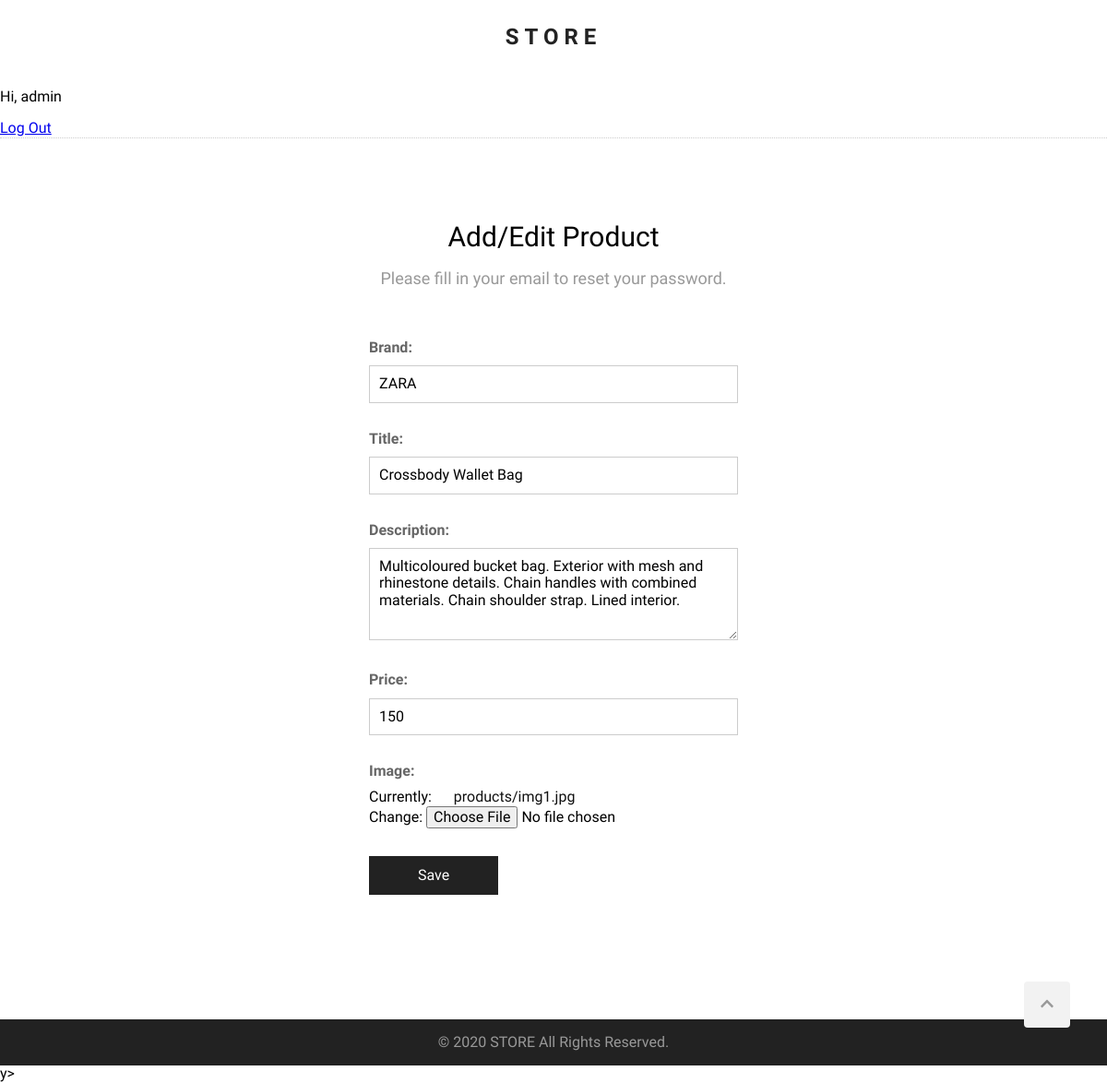
The app's page /products/edit/1 (signed in) with its own data.
### products/models.py (models this page shows, shortened)
class Product(models.Model):
    brand = models.CharField(max_length=100)
    title = models.CharField(max_length=100)
    description = models.TextField(max_length=500, blank=True, null=True)
    price = models.PositiveIntegerField()
    image = models.ImageField(upload_to='products/', null=True)
    created_date = models.DateTimeField(default=now, editable=False)

### products/views.py (the view)
# urls.py: path('products/edit/<pk>', product_edit, name='product_edit'),
def product_edit(request, pk):
    if request.user.is_authenticated and request.user.is_superuser:
        product = get_object_or_404(Product, pk=pk)
        if request.method == 'POST':
            form = AddProductForm(request.POST, request.FILES, instance=product)
            if form.is_valid():
                form.save()
                return render(request, 'products/product-add-successful.html')
        else:
            form = AddProductForm(instance=product)
        return render(request, 'products/product-add.html', {'form': form})
    else:
        return redirect('products_list')

### products/forms.py
class AddProductForm(ModelForm):
    class Meta:
        model = Product
        fields = ('brand', 'title', 'description', 'price', 'image')

### templates/products/product-add.html (shortened to what this page needs)
{% extends "base.html" %}
{% block content %}
<section class="form-section">
    <h2 class="section-headline">Add/Edit Product</h2>
    <p class="section-description">
        Please fill in your email to reset your password.
    </p>
    <div class="form">
        <form action="" method="post" enctype="multipart/form-data">
            {{ form.as_p }}
            <p>
                <button type="submit">Save</button>
            </p>
        </form>
    </div>
</section>
{% endblock %}

### templates/base.html (shortened to what this page needs)
{% load static %}
<!DOCTYPE html>
<html lang="en">
<head>
    <link rel="stylesheet" href="{% static 'normalize.css' %}" />
    <link rel="stylesheet" href="{% static 'style.css' %}" />
</head>
<body>
    <div class="wrapper">
        <header>
            <h1 id="logo">
                <a href="{% url 'home' %}">STORE</a>
            </h1>
            {% if user.is_authenticated %}
            <p>Hi, {{ user.username }}</p>
            <a href="{% url 'logout' %}">Log Out</a>
            {% else %}
            <a href="{% url 'login' %}">Login</a>
            {% endif %}
            <div id="controls">
            </div>
        </header>
        <main>
            {% block content %}{% endblock %}
        </main>
    </div>
    <footer>
        <a href="#" id="scroll-up">
            <i class="fas fa-chevron-up"></i>
        </a>
        <p>&copy; 2020 STORE All Rights Reserved.</p>
    </footer>
</body>
</html>y>
</html>

### static/style.css (style rules this page uses)
html { scroll-behavior: smooth; }
body { margin: 0; font-family: 'Questrial', sans-serif; }
.wrapper { min-height: calc(100vh - 50px); }
header { height: auto; border-bottom: 1px dotted #ccc; }
#logo { text-align: center; font-family: 'Domine', serif; font-size: 24px; letter-spacing: 6px; line-height: 80px; margin: 0; }
#logo a { color: #222; text-decoration: none; }
#controls { position: absolute; top: 15px; right: 14%; }
main { max-width: 960px; text-align: center; margin: 90px auto 90px auto; }
.section-headline { font-size: 30px; font-weight: normal; margin: 0; }
.section-description { color: #999; font-size: 18px; }
.form-section { overflow: auto; width: 100%; }
.form { max-width: 400px; margin: 45px auto; padding: 0 20px; }
.form p { margin: 0 0 20px 0; text-align: left; }
.form label { display: block; padding: 10px 0; color: #666; font-weight: bold; }
.form input[type=text], .form input[type=email], .form input[type=number], .form input[type=password], .form select { padding: 10px; max-width: 400px; width: 100%; border: 1px solid #ccc; box-sizing: border-box; }
.form textarea { max-width: 400px; min-height: 100px; width: 100%; height: 100px; padding: 10px; box-sizing: border-box; font-family: inherit; font-size: inherit; border: 1px solid #ccc; }
.form button { width: 140px; line-height: 40px; font-size: 16px; background: #222; color: #fff; border: none; cursor: pointer; margin-top: 10px; transition-duration: .3s; }
.form a { text-decoration: none; color: #111; margin-left: 20px; }
footer { background-color: #222; height: 50px; color: #999; text-align: center; line-height: 50px; }
footer p { margin: 0; }
#scroll-up { width: 50px; height: 50px; background-color: #f2f2f2; bottom: 60px; right: 40px; position: fixed; border-radius: 4px; cursor: pointer; color: #999; }

### records on screen
Product: brand "ZARA", title "Crossbody Wallet Bag", description "Multicoloured bucket bag. Exterior with mesh and rhinestone details. Chain handles with combined materials. Chain shoulder strap. Lined interior.", price "150"

### other values on screen
{{ user.username }} "admin"
